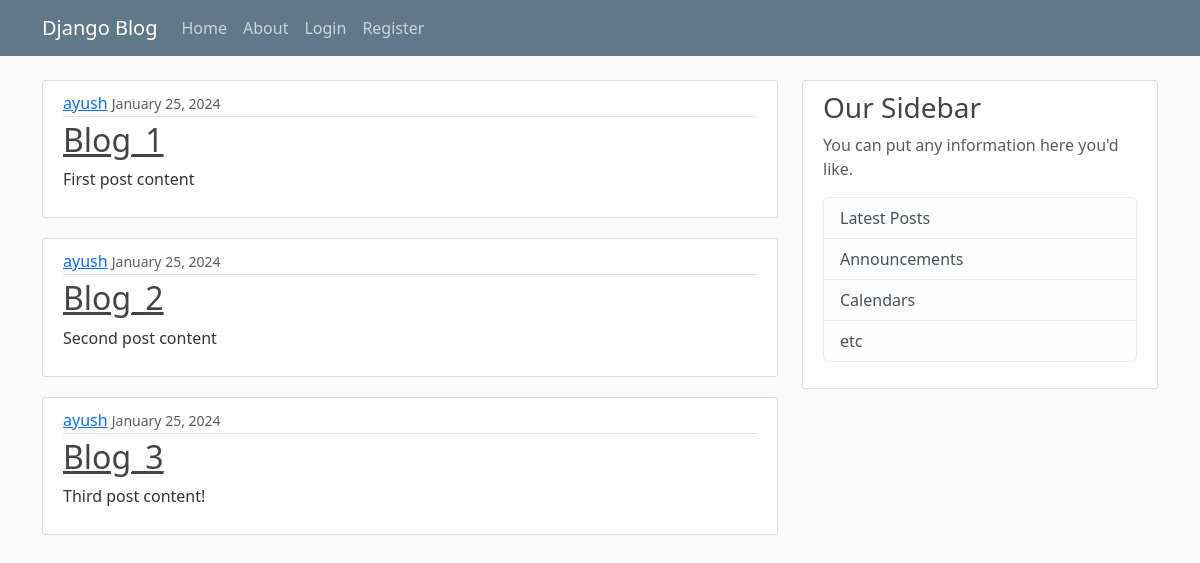
The app's page /, older data.
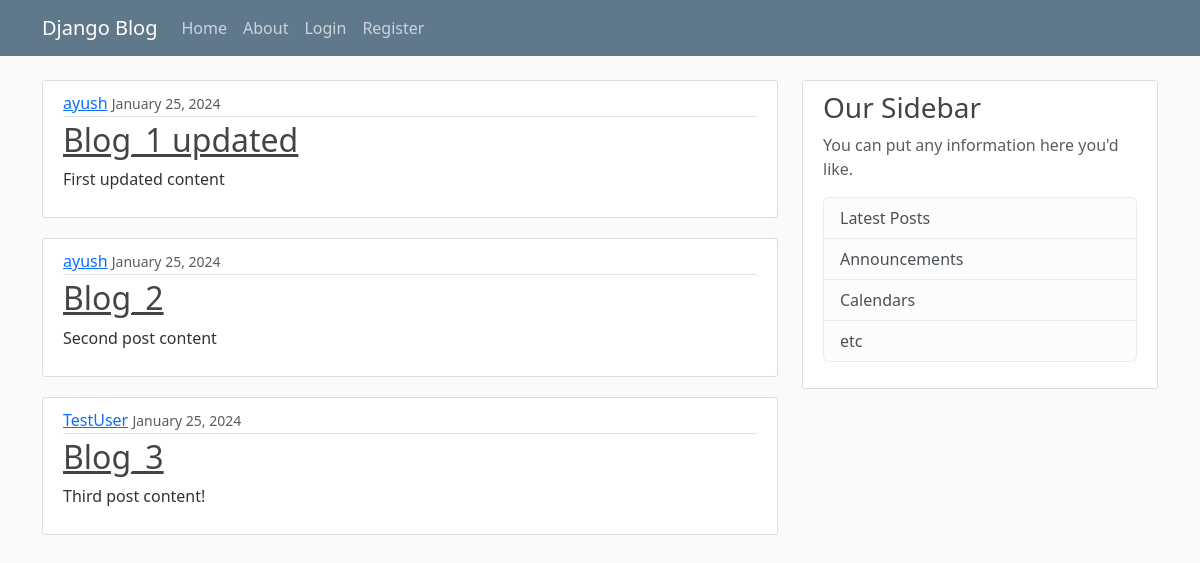
The same page, newer data.
### blog/models.py (models this page shows, shortened)
class Post(models.Model):
    title = models.CharField(max_length = 100)
    content = models.TextField()
    date_posted = models.DateTimeField(default = timezone.now)
    author = models.ForeignKey(User, on_delete = models.CASCADE)

### blog/views.py (the view)
# urls.py: path('', views.home, name="blog_home"),
def home(request):
    return render(request, "blog/home.html",{
        'posts':Post.objects.all()
    })

### blog/templates/blog/home.html
{% extends "blog/base.html"%}
{% block content%}
    {%  for post in posts %}
    <article class="media content-section">
        <div class="media-body">
          <div class="article-metadata">
            <a class="mr-2" href="#">{{ post.author }}</a>
            <small class="text-muted">{{ post.date_posted|date:"F d, Y" }}</small>
          </div>
          <h2><a class="article-title" href="#">{{ post.title }}</a></h2>
          <p class="article-content">{{ post.content }}</p>
        </div>
      </article>
    {% endfor %}
{% endblock content%}

Row changes from the older to the newer data that the page shows:
changed Post: title "Blog_1" → "Blog_1 updated"; content "First post content" → "First updated content"
changed Post "Blog_3": author "ayush" → "TestUser"
